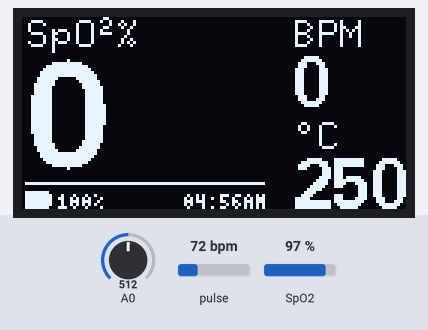
Recording of a sketch running on a simulated Arduino Uno, built with avr-gcc and run on an emulated ATmega328P. Shown: 128×64 one-colour display. The test bench sets the inputs (shaded band); at power-on: pulse 72 bpm, A0 = 512, SpO2 97 %. What the sketch prints to the serial monitor is not drawn.

Above: at 3.7 s.
3.8 s: pulse set to 42 bpm
At 6.6 s:
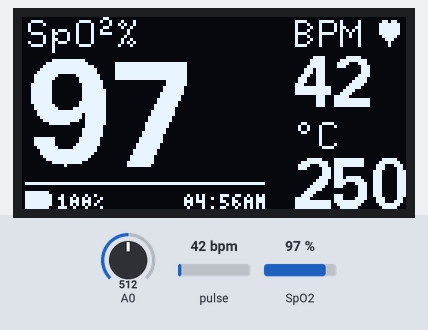
7.0 s: A0 set to 716
At 9.3 s:
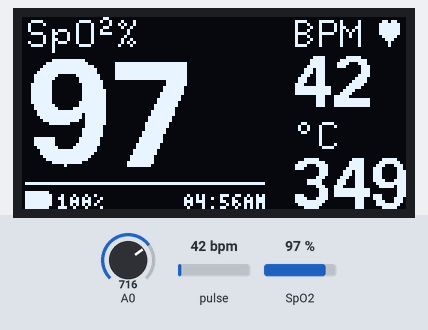
9.6 s: SpO2 set to 80 %
At 10.9 s:
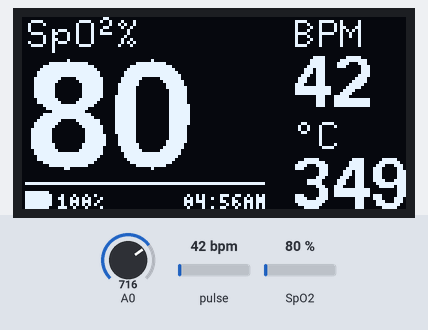
11.8 s: A0 set to 900
At 13.9 s:
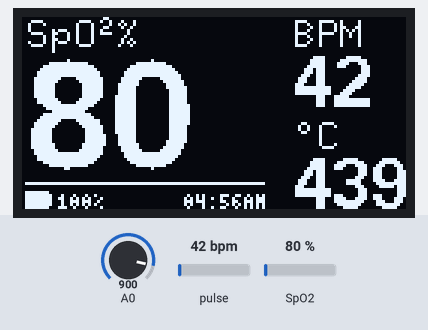
15.0 s: pulse set to 100 bpm
At 16.5 s:
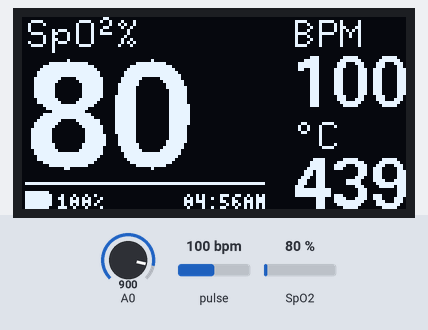
18.2 s: A0 set to 1023
At 20.0 s:
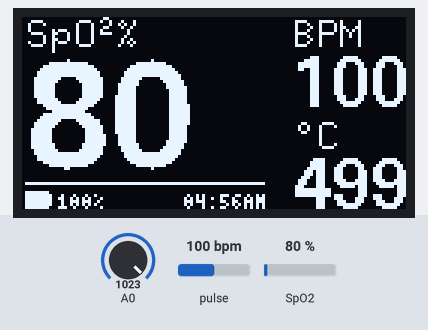
Timing chart, 0 to 21.5 s (numbered marks = the images above; inputs shaded):
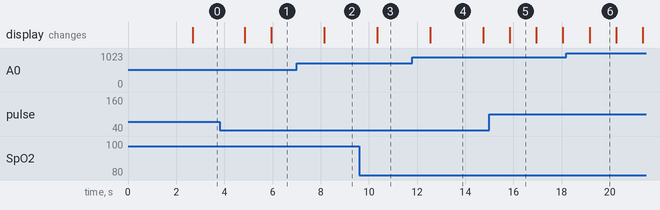

Measured:
- after the input at 3.8 s, the display: first changes after 1.1 s (image 1 shows a later state)
- after the input at 7.0 s, the display: changes after 1.1 s (image 2)
- after the input at 9.6 s, the display: changes after 0.74 s (image 3)
- after the input at 11.8 s, the display: changes after 0.74 s (image 4)
- after the input at 15.0 s, the display: changes after 0.85 s (image 5)
- after the input at 18.2 s, the display: changes after 0.96 s (image 6)
- what the display in image 4 shows lasts 2.2 s, from 12.5 s to 14.7 s

The sketch:

neomon_build.ino
```cpp
#include "MAX30100_PulseOximeter.h"
#include "MAX30100.h"
#include <U8g2lib.h>
#include <Wire.h>
#include <SPI.h>
#include <math.h>
#include <LM35.h>

#define REPORTING_PERIOD_MS     1000
U8G2_SSD1306_128X64_NONAME_F_SW_I2C u8g2(U8G2_R0, 5, 4, U8X8_PIN_NONE);

// PulseOximeter is the higher level interface to the sensor
// it offers:
//  * beat detection reporting
//  * heart rate calculation
//  * SpO2 (oxidation level) calculation
PulseOximeter pox;
MAX30100 sensor;

LM35 temp(A0);

#define splash_screen_width 128
#define splash_screen_height 64
static const unsigned char splash_screen_128x64_bits[] U8X8_PROGMEM = {
  0x00, 0x00, 0x00, 0x00, 0x00, 0x00, 0x00, 0x00, 0x00, 0x00, 0x00, 0x00,
  0x00, 0x00, 0x00, 0x00, 0x00, 0x00, 0x00, 0x00, 0x00, 0x00, 0x00, 0x00,
  0x00, 0x00, 0x00, 0x00, 0x00, 0x00, 0x00, 0x00, 0x00, 0x00, 0x00, 0x00,
  0x00, 0x00, 0x00, 0x00, 0x00, 0x00, 0x00, 0x00, 0x00, 0x00, 0x00, 0x00,
  0x00, 0x00, 0x00, 0x00, 0x00, 0x00, 0x00, 0x00, 0x00, 0x00, 0x00, 0x00,
  0x00, 0x00, 0x00, 0x00, 0x00, 0x00, 0x00, 0x00, 0x00, 0x00, 0x00, 0x00,
  0x00, 0x00, 0x00, 0x00, 0x00, 0x00, 0x00, 0x00, 0x00, 0x00, 0x00, 0x00,
  0x00, 0x00, 0x00, 0x00, 0x00, 0x00, 0x00, 0x00, 0x00, 0x00, 0x00, 0x00,
  0x00, 0x00, 0x00, 0x00, 0x00, 0x00, 0x00, 0x00, 0x00, 0x00, 0x00, 0x00,
  0x00, 0x00, 0x00, 0x00, 0x00, 0x00, 0x00, 0x00, 0x00, 0x00, 0x00, 0x00,
  0x00, 0x00, 0x00, 0x00, 0x00, 0x00, 0x00, 0x00, 0x00, 0x00, 0x00, 0x00,
  0x00, 0x00, 0x00, 0x00, 0x00, 0x00, 0x00, 0x00, 0x00, 0x00, 0x00, 0x00,
  0x00, 0x00, 0x00, 0x00, 0x00, 0x00, 0x00, 0x00, 0x00, 0x00, 0x00, 0x00,
  0x00, 0x00, 0x00, 0x00, 0x00, 0x00, 0x00, 0x00, 0x00, 0x00, 0x00, 0x00,
  0x00, 0x00, 0x00, 0x00, 0x00, 0x00, 0x00, 0x00, 0x00, 0x00, 0x00, 0x00,
  0x00, 0x00, 0x00, 0x00, 0x00, 0x00, 0x00, 0x00, 0x00, 0x00, 0x00, 0x00,
  0x00, 0x00, 0xE0, 0xFF, 0xFF, 0xFF, 0x3F, 0xF0, 0xE1, 0xF3, 0x1F, 0xE0,
  0x01, 0x00, 0x00, 0x00, 0x00, 0x00, 0xF0, 0xFF, 0xFF, 0xFF, 0x7F, 0xF0,
  0xE1, 0xF3, 0x1F, 0xFC, 0x0F, 0x00, 0x00, 0x00, 0x00, 0x00, 0xF8, 0xFF,
  0xFF, 0xFF, 0xFF, 0xF0, 0xE3, 0xF3, 0x1F, 0xFE, 0x1F, 0x00, 0x00, 0x00,
  0x00, 0x00, 0xF8, 0xFF, 0xFF, 0xFF, 0xFF, 0xF0, 0xE3, 0xF3, 0x1F, 0xFF,
  0x3F, 0x00, 0x00, 0x00, 0x00, 0x00, 0xF8, 0xFF, 0xFF, 0xFF, 0xFF, 0xF0,
  0xE7, 0xF3, 0x01, 0x3F, 0x3F, 0x00, 0x00, 0x00, 0x00, 0x00, 0xF8, 0xFF,
  0xFF, 0xFF, 0xFF, 0xF0, 0xE7, 0xF3, 0x81, 0x1F, 0x7E, 0x00, 0x00, 0x00,
  0x00, 0x00, 0xF8, 0xFF, 0xFF, 0xFF, 0xFF, 0xF0, 0xEF, 0xF3, 0x9F, 0x0F,
  0x7C, 0x00, 0x00, 0x00, 0x00, 0x00, 0xF8, 0xFF, 0x03, 0xFF, 0xFF, 0xF0,
  0xEF, 0xF3, 0x9F, 0x0F, 0x7C, 0x00, 0x00, 0x00, 0x00, 0x00, 0xF8, 0xFF,
  0x00, 0xF8, 0xFF, 0xF0, 0xFD, 0xF3, 0x9F, 0x0F, 0x7C, 0x00, 0x00, 0x00,
  0x00, 0x00, 0xF8, 0x7F, 0x00, 0xF0, 0xFF, 0xF0, 0xFD, 0xF3, 0x81, 0x1F,
  0x7E, 0x00, 0x00, 0x00, 0x00, 0x00, 0xF8, 0x7F, 0x00, 0xE0, 0xFF, 0xF0,
  0xF9, 0xF3, 0x81, 0x3F, 0x7F, 0x00, 0x00, 0x00, 0x00, 0x00, 0xF8, 0x3F,
  0x00, 0xC0, 0xFF, 0xF0, 0xF9, 0xF3, 0x1F, 0xFF, 0x3F, 0x00, 0x00, 0x00,
  0x00, 0x00, 0xF8, 0x3F, 0x00, 0xC0, 0xFF, 0xF0, 0xF1, 0xF3, 0x1F, 0xFF,
  0x3F, 0x00, 0x00, 0x00, 0x00, 0x00, 0xE0, 0x3F, 0x8C, 0xC1, 0xFF, 0xF0,
  0xE1, 0xF3, 0x1F, 0xFC, 0x0F, 0x00, 0x00, 0x00, 0x00, 0x00, 0xC0, 0x0F,
  0x8C, 0xC1, 0x7F, 0xF0, 0xE1, 0xF3, 0x1F, 0xE0, 0x01, 0x00, 0x00, 0x00,
  0x00, 0x00, 0xF8, 0x07, 0x00, 0xC0, 0xFF, 0x00, 0x00, 0x00, 0x00, 0x00,
  0x00, 0x00, 0x00, 0x00, 0x00, 0x00, 0x80, 0x0F, 0x30, 0x00, 0x1F, 0xE0,
  0x87, 0x0F, 0xE0, 0x01, 0x1F, 0x3E, 0x00, 0x00, 0x00, 0x00, 0xF8, 0x1F,
  0x70, 0x00, 0xFE, 0xE0, 0x87, 0x0F, 0xFC, 0x0F, 0x1F, 0x3E, 0x00, 0x00,
  0x00, 0x00, 0x80, 0x1F, 0x03, 0x00, 0x0F, 0xE0, 0xC7, 0x0F, 0xFE, 0x1F,
  0x3F, 0x3E, 0x00, 0x00, 0x00, 0x00, 0xE0, 0x1F, 0x03, 0xC3, 0xFF, 0xE0,
  0xC7, 0x1F, 0xFF, 0x3F, 0x3F, 0x3E, 0x00, 0x00, 0x00, 0x00, 0xF8, 0x1F,
  0x86, 0xC3, 0x1F, 0xE0, 0xCF, 0x1F, 0x3F, 0x3F, 0x7F, 0x3E, 0x00, 0x00,
  0x00, 0x00, 0xF8, 0x1F, 0xFC, 0xC1, 0xFF, 0xF0, 0xCF, 0x9F, 0x1F, 0x7E,
  0x7F, 0x3E, 0x00, 0x00, 0x00, 0x00, 0xF8, 0x1F, 0x78, 0xE0, 0xFF, 0xF0,
  0xEF, 0x9E, 0x0F, 0x7C, 0xFF, 0x3E, 0x00, 0x00, 0x00, 0x00, 0xF8, 0x1F,
  0x00, 0xE0, 0xFF, 0xF0, 0xEE, 0x9E, 0x0F, 0x7C, 0xFF, 0x3E, 0x00, 0x00,
  0x00, 0x00, 0xF8, 0x1F, 0x00, 0xE0, 0xFF, 0xF0, 0xFC, 0x9E, 0x0F, 0x7C,
  0xDF, 0x3F, 0x00, 0x00, 0x00, 0x00, 0xF8, 0x3F, 0x00, 0xF0, 0xFF, 0xF0,
  0xFC, 0xBC, 0x1F, 0x7E, 0xDF, 0x3F, 0x00, 0x00, 0x00, 0x00, 0xF8, 0x3F,
  0x00, 0xF0, 0xFF, 0xF0, 0x7C, 0xBC, 0x3F, 0x7F, 0x9F, 0x3F, 0x00, 0x00,
  0x00, 0x00, 0xF8, 0xFF, 0x00, 0xF8, 0xFF, 0xF0, 0x78, 0x3C, 0xFF, 0x3F,
  0x9F, 0x3F, 0x00, 0x00, 0x00, 0x00, 0xF8, 0xFF, 0x01, 0xFC, 0xFF, 0xF0,
  0x78, 0x3C, 0xFF, 0x3F, 0x1F, 0x3F, 0x00, 0x00, 0x00, 0x00, 0xF8, 0xFF,
  0xFF, 0xFF, 0xFF, 0xF8, 0x38, 0x7C, 0xFC, 0x0F, 0x1F, 0x3E, 0x00, 0x00,
  0x00, 0x00, 0xF8, 0xFF, 0xFF, 0xFF, 0xFF, 0xF8, 0x30, 0x7C, 0xE0, 0x01,
  0x1F, 0x3E, 0x00, 0x00, 0x00, 0x00, 0xF8, 0xFF, 0xFF, 0xFF, 0xFF, 0x00,
  0x00, 0x00, 0x00, 0x00, 0x00, 0x00, 0x00, 0x00, 0x00, 0x00, 0xF8, 0xFF,
  0xFF, 0xFF, 0xFF, 0x00, 0x00, 0x00, 0x00, 0x00, 0x00, 0x00, 0x00, 0x00,
  0x00, 0x00, 0xF8, 0xFF, 0xFF, 0xFF, 0xFF, 0x00, 0x00, 0x00, 0x00, 0x00,
  0x00, 0x00, 0x00, 0x00, 0x00, 0x00, 0xF8, 0xFF, 0xFF, 0xFF, 0xFF, 0x00,
  0x00, 0x00, 0x00, 0x00, 0x00, 0x00, 0x00, 0x00, 0x00, 0x00, 0xF0, 0xFF,
  0xFF, 0xFF, 0x7F, 0x00, 0x00, 0x00, 0x00, 0x00, 0x00, 0x00, 0x00, 0x00,
  0x00, 0x00, 0xE0, 0xFF, 0xFF, 0xFF, 0x3F, 0x00, 0x00, 0x00, 0x00, 0x00,
  0x00, 0x00, 0x00, 0x00, 0x00, 0x00, 0x00, 0x00, 0x00, 0x00, 0x00, 0x00,
  0x00, 0x00, 0x00, 0x00, 0x00, 0x00, 0x00, 0x00, 0x00, 0x00, 0x00, 0x00,
  0x00, 0x00, 0x00, 0x00, 0x00, 0x00, 0x00, 0x00, 0x00, 0x00, 0x00, 0x00,
  0x00, 0x00, 0x00, 0x00, 0x00, 0x00, 0x00, 0x00, 0x00, 0x00, 0x00, 0x00,
  0x00, 0x00, 0x00, 0x00, 0x00, 0x00, 0x00, 0x00, 0x00, 0x00, 0x00, 0x00,
  0x00, 0x00, 0x00, 0x00, 0x00, 0x00, 0x00, 0x00, 0x00, 0x00, 0x00, 0x00,
  0x00, 0x00, 0x00, 0x00, 0x00, 0x00, 0x00, 0x00, 0x00, 0x00, 0x00, 0x00,
  0x00, 0x00, 0x00, 0x00, 0x00, 0x00, 0x00, 0x00, 0x00, 0x00, 0x00, 0x00,
  0x00, 0x00, 0x00, 0x00, 0x00, 0x00, 0x00, 0x00, 0x00, 0x00, 0x00, 0x00,
  0x00, 0x00, 0x00, 0x00, 0x00, 0x00, 0x00, 0x00, 0x00, 0x00, 0x00, 0x00,
  0x00, 0x00, 0x00, 0x00, 0x00, 0x00, 0x00, 0x00, 0x00, 0x00, 0x00, 0x00,
  0x00, 0x00, 0x00, 0x00, 0x00, 0x00, 0x00, 0x00, 0x00, 0x00, 0x00, 0x00,
  0x00, 0x00, 0x00, 0x00, 0x00, 0x00, 0x00, 0x00, 0x00, 0x00, 0x00, 0x00,
  0x00, 0x00, 0x00, 0x00, 0x00, 0x00, 0x00, 0x00, 0x00, 0x00, 0x00, 0x00,
  0x00, 0x00, 0x00, 0x00, 0x00, 0x00, 0x00, 0x00, 0x00, 0x00, 0x00, 0x00,
  0x00, 0x00, 0x00, 0x00, 0x00, 0x00, 0x00, 0x00, 0x00, 0x00, 0x00, 0x00,
  0x00, 0x00, 0x00, 0x00, 0x00, 0x00, 0x00, 0x00, 0x00, 0x00, 0x00, 0x00,
  0x00, 0x00, 0x00, 0x00, 0x00, 0x00, 0x00, 0x00, 0x00, 0x00, 0x00, 0x00,
  0x00, 0x00, 0x00, 0x00, 0x00, 0x00, 0x00, 0x00, 0x00, 0x00, 0x00, 0x00,
  0x00, 0x00, 0x00, 0x00, 0x00, 0x00, 0x00, 0x00, 0x00, 0x00, 0x00, 0x00,
  0x00, 0x00, 0x00, 0x00,
};

uint32_t tsLastReport = 0;
uint32_t last_beat=0;
byte beat=0;


// Callback (registered below) fired when a pulse is detected
void onBeatDetected()
{
  Serial.print( "Beat!" );
  Serial.print( " | " );
  show_beat();
  last_beat=millis();
}

void show_beat()
{
  u8g2.setFont(u8g2_font_unifont_t_symbols);
  if (beat==0) {
    u8g2.drawGlyph(118, 10, 0x2665);
    beat=1;
  }
  else
  {
    beat=0;
  }
}

void splash_screen()
{
  u8g2.firstPage();
    do {
      u8g2.drawXBMP(0, 0, splash_screen_width, splash_screen_height, splash_screen_128x64_bits);
      u8g2.setFont(u8g2_font_micro_mr);
      u8g2.drawStr(59, 49, "v0.0.8_rc");
    } while (u8g2.nextPage());
  delay(2500);
}

void display_values() {


  u8g2.firstPage();
    do {

      // Line
      u8g2.drawLine(1, 55, 80, 55);

      // Battery
      u8g2.drawBox(1,58,8,7);
      u8g2.drawBox(9,59,1,4);
      u8g2.setFont(u8g2_font_4x6_mr);
      u8g2.drawStr(12, 64, "100%");

      // Time & Date
      u8g2.setFont(u8g2_font_4x6_mr);
      u8g2.drawStr(54, 64, "04:56AM");

      // Hearbeat
      u8g2.setFont(u8g2_font_8x13_tf);
      u8g2.drawStr(90, 10, "BPM");
      u8g2.setFont(u8g2_font_fub17_tf);
      u8g2.setCursor(90, 30);
      u8g2.print(pox.getHeartRate(), 0); // to get round number add 0

      // Temperature
      u8g2.setFont(u8g2_font_8x13_tf);
      u8g2.drawGlyph(90, 44, 0x00b0);
      u8g2.setFont(u8g2_font_8x13_tf);
      u8g2.drawStr(98, 44, "C");
      u8g2.setFont(u8g2_font_fub17_tf);
//      u8g2.drawStr(90, 64, "null");
      u8g2.setCursor(90, 64);
      u8g2.print(temp.cel() * 10, 0);

      // Blood Oxy
      u8g2.setFont(u8g2_font_8x13_tf);
      u8g2.drawStr(1, 10, "SpO");
      u8g2.setFont(u8g2_font_8x13_tf);
      u8g2.drawGlyph(25, 10, 0x00b2);
      u8g2.setFont(u8g2_font_8x13_tf);
      u8g2.drawGlyph(31, 10, 0x0025);
      u8g2.setFont(u8g2_font_fub35_tf);
      u8g2.setCursor(1, 50);
      u8g2.print(pox.getSpO2());

      show_beat();

  } while (u8g2.nextPage());
}


void setup()
{
    Serial.begin(115200);
    u8g2.begin();
    pox.begin();
    sensor.setLedsCurrent(MAX30100_LED_CURR_7_6MA, MAX30100_LED_CURR_7_6MA);
    pox.setOnBeatDetectedCallback(onBeatDetected);
    splash_screen();
}

void loop()
{
  pulse_oxy();

}


void pulse_oxy ()
{
  // Make sure to call update as fast as possible
  pox.update();
  // Asynchronously dump heart rate and oxidation levels to the serial
  // For both, a value of 0 means "invalid"
  if (millis() - tsLastReport > REPORTING_PERIOD_MS) {
      display_values();

      Serial.print( "BPM: " );
      Serial.print(pox.getHeartRate());
      Serial.print( " | " );

      Serial.print( "SpO2: " );
      Serial.print(pox.getSpO2());
      Serial.println( "%" );
      Serial.print( " | " );

      Serial.print( "Temp: " );
      Serial.print(temp.cel());
      Serial.println( "C" );

      tsLastReport = millis();
  }
}
```
